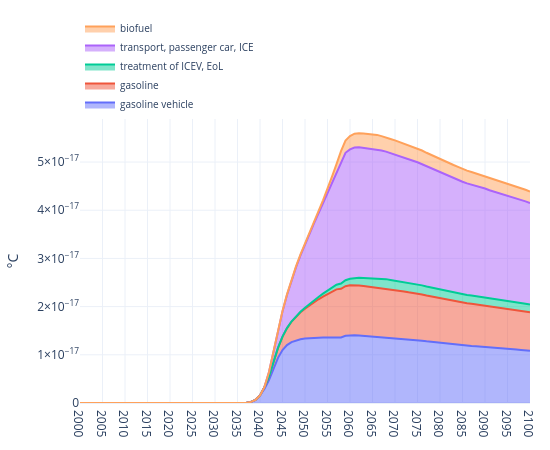

Notebook code for this chart:
### Code cell
from trails import plot_temp

plot_temp(
    trails,
    by="root activity",
    title="Temperature change by root activity",
    method_label="°C",
    year_range=(2000, 2100),
)
